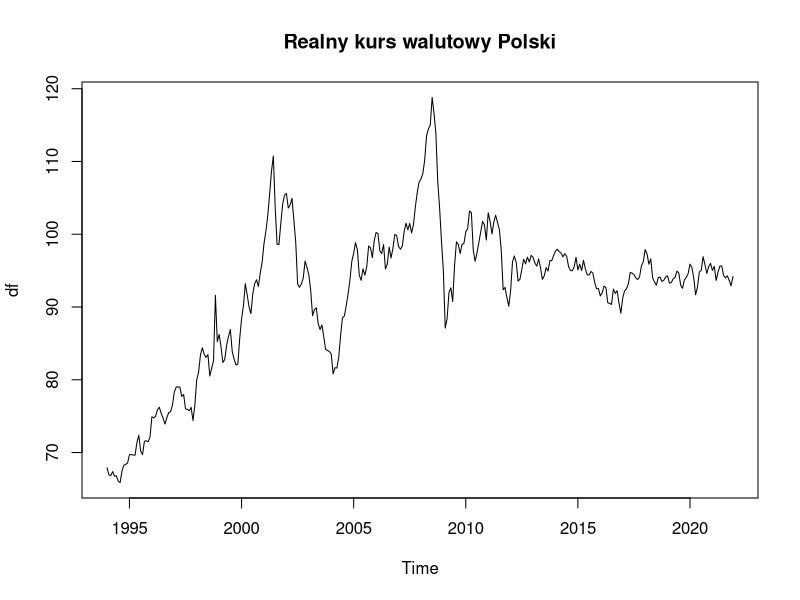
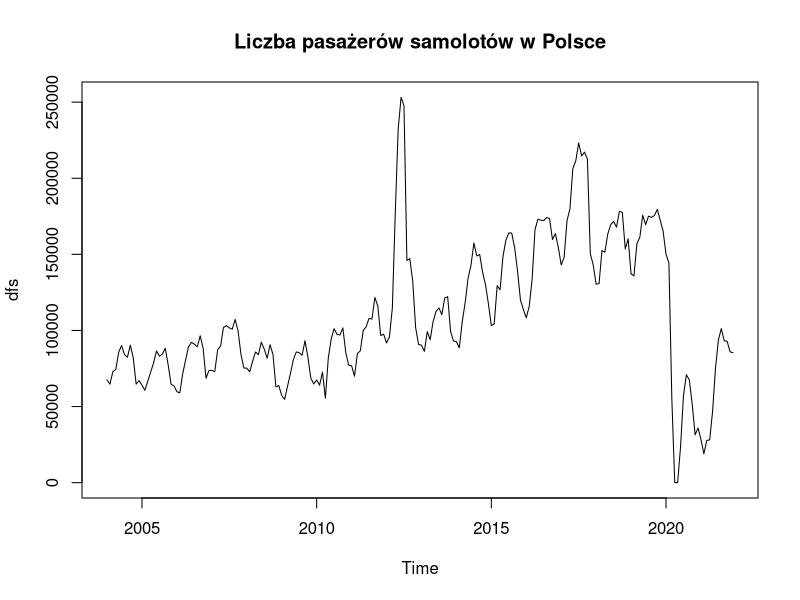
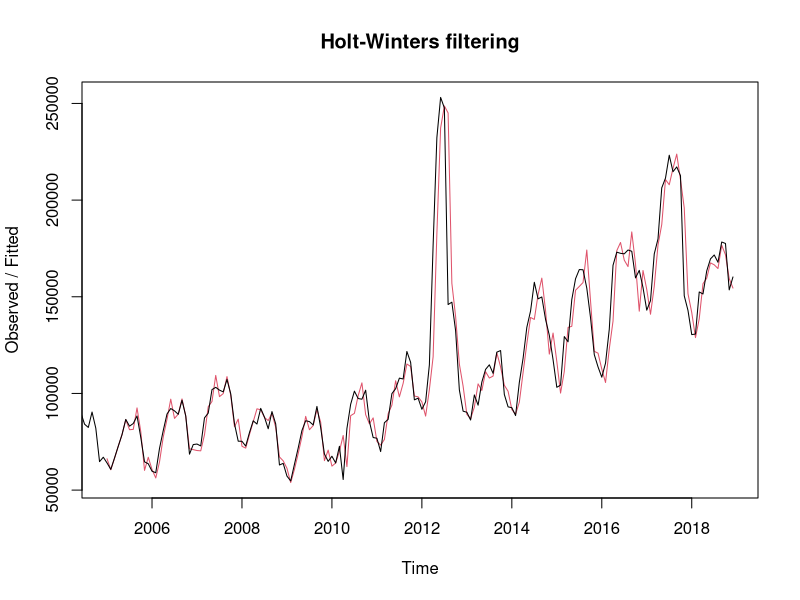
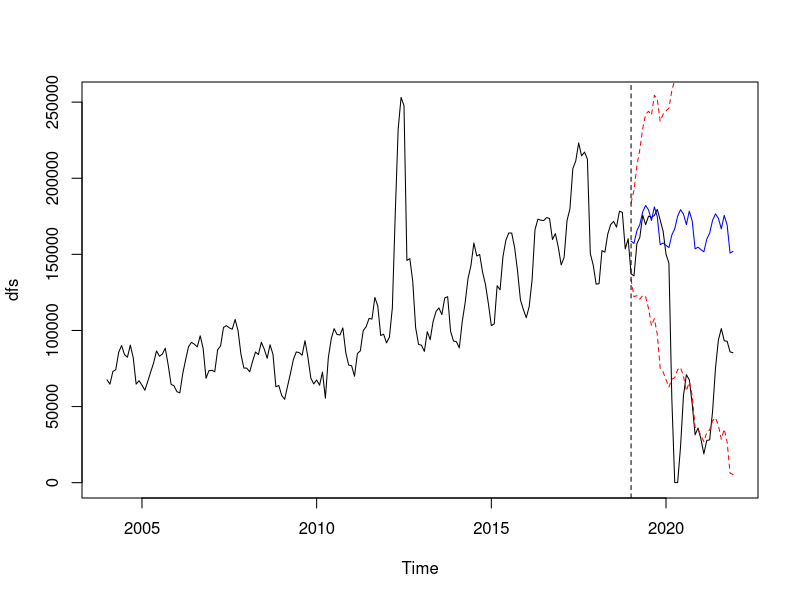
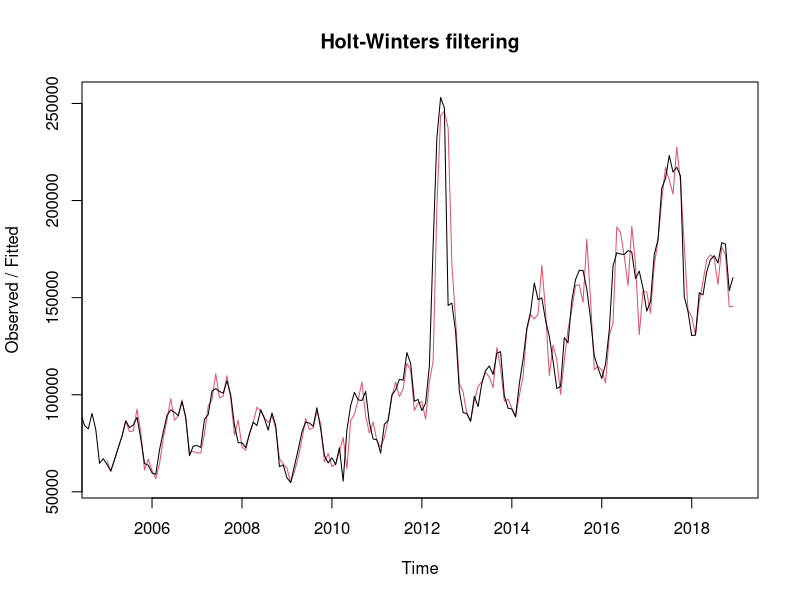

Write the R code that produced these figures, in order. (Note: this script raises an error after producing the figures.)
# LIBRARIES
library(readxl)
library(zoo)
library(ggplot2)

##################### dane niesezonowe #########################################
df <- read_excel("niesez.xls")

class(df)
is.ts(df)

#obiekt time-series
df = ts(data=df$Value, frequency = 12,             
             start=c(1994,1), end=c(2021,12)) 

class(df) 

# Wykres danych w czasie
plot(df, main = "Realny kurs walutowy Polski")

#############################################################################
##################### dane sezonowe #########################################

dfs <- read_excel("sez.xls")

class(dfs)
is.ts(dfs)

#obiekt time-series
dfs = ts(data=dfs$Value, frequency = 12,             
        start=c(2004,1), end=c(2021,12)) 

class(dfs) 

# Wykres danych w czasie
plot(dfs, main = "Liczba pasażerów samolotów w Polsce")

############# model ekstrapolacyjny #########################################

# okresy in-sample i out-of-sample
dfs.in <- 
  window(dfs,
         end = c(2018, 12))

dfs.out <- 
  window(dfs,
         start = c(2019, 01))

# addytywny model Holta-Wintersa
dfs.HWadd <- HoltWinters(dfs.in,
                            seasonal = "additive") #szereg in-sample
dfs.HWadd
plot(dfs.HWadd)

dfs.HWadd.forecast <- predict(dfs.HWadd,
                                  n.ahead = 36,
                                  prediction.interval = TRUE) #fit = prognoza, dalej dolny i gorny przedzial ufnosci

plot(dfs) # porownanie prognozy z oryginalnym szeregiem 
lines(dfs.HWadd.forecast[, 1], col = "blue") # prognoza
lines(dfs.HWadd.forecast[, 2], col = "red", lty = 2) # dolna granica przedziału ufności
lines(dfs.HWadd.forecast[, 3], col = "red", lty = 2) # górna granica przedziału ufności
abline(v = 2019, lty = 2) # dodajemy pionową linię referencyjną, gdzie zaczuna sie okres out-of-sample


# multiplikatywny model Holta-Wintersa
dfs.HWmult <- HoltWinters(dfs.in,
                             seasonal="multiplicative")
dfs.HWmult # info o modelu; beta bliska zero wiec nie ma duzego lokalnego trendu zmienijacego sie w czasie

plot(dfs.HWmult)

# oszacujmy prognozę na 36 obserwacji naprzód
dfs.HWmult.forecast <- predict(dfs.HWmult,
                                  n.ahead = 36,
                                  prediction.interval = TRUE) #fit = prognoza, dalej dolny i gorny przedzial ufnosci

# następnie porównajmy prognozę z oryginalnym szeregiem 
plot(dfs.ts)
lines(dfs.HWmult.forecast[, 1], col = "blue") # prognoza
lines(dfs.HWmult.forecast[, 2], col = "red", lty = 2) # dolna granica przedziału ufności
lines(dfs.HWmult.forecast[, 3], col = "red", lty = 2) # górna granica przedziału ufności
abline(v = 2004, lty = 2) # dodajemy pionową linię referencyjną, gdzie sie zaczyna out-of-sample

# obejrzyjmy prognozę w zbliżeniu
length(dfs.ts)

# zmienimy w tym celu jedynie pierwszą linię (pierwsze polecenie)
plot(window(dfs.ts, start = c(2001, 12)))
lines(dfs.HWmult.forecast[, 1], col = "blue")  
lines(dfs.HWmult.forecast[, 2], col = "red", lty = 2) 
lines(dfs.HWmult.forecast[, 3], col = "red", lty = 2) 
abline(v = 2004, lty = 2) 

# porównanie - bledy prognozy ex-post

dfs.HWadd$fitted[, 1]
dfs.HWmult$fitted[, 1]

dfs.HWadd.summary <- window(dfs.HWadd$fitted[, 1], end =c(2021, 12) , extend = TRUE)

dfs.HWmult.summary <- window(dfs.HWmult$fitted[, 1], end =c(2021, 12) , extend = TRUE)

# wstawiamy prognozy 
window(dfs.HWadd.summary, start = c(2019, 1)) <- dfs.HWadd.forecast[, 1]
window(dfs.HWmult.summary, start = c(2019, 1)) <- dfs.HWmult.forecast[, 1]

dfs.HWadd.summary
dfs.HWmult.summary

HW.summary <- ts.union(dfs,dfs.HWadd.summary,dfs.HWmult.summary)

library(xts)
HW.summary = as.xts(HW.summary)

sample_period <-
  ts(ifelse(index(HW.summary) < "2019-01", 0, 1), 
     start  =c(2004, 1), freq = 12)

names(HW.summary)
HW.summary$sample_period <- sample_period

HW.summary$mae_HWadd <- abs(HW.summary$dfs.HWadd.summary-HW.summary$dfs)
HW.summary$mse_HWadd   <- (HW.summary$dfs.HWadd.summary-HW.summary$dfs)^2
HW.summary$mape_HWadd   <- abs((HW.summary$dfs.HWadd.summary-HW.summary$dfs)/HW.summary$dfs)
HW.summary$amape_HWadd   <- abs((HW.summary$dfs.HWadd.summary-HW.summary$dfs)/(HW.summary$dfs.HWadd.summary+HW.summary$dfs))

HW.summary$mae_HWmult    <- abs(HW.summary$dfs.HWmult.summary-HW.summary$dfs)
HW.summary$mse_HWmult      <- (HW.summary$dfs.HWmult.summary-HW.summary$dfs)^2
HW.summary$mape_HWmult     <- abs((HW.summary$dfs.HWmult.summary-HW.summary$dfs)/HW.summary$dfs)
HW.summary$amape_HWmult    <- abs((HW.summary$dfs.HWmult.summary-HW.summary$dfs)/(HW.summary$dfs.HWmult.summary+HW.summary$dfs))

aggregate(HW.summary[, 4:12],
          by = list(HW.summary$sample_period),
          FUN = function(x) mean(x, na.rm = T))

